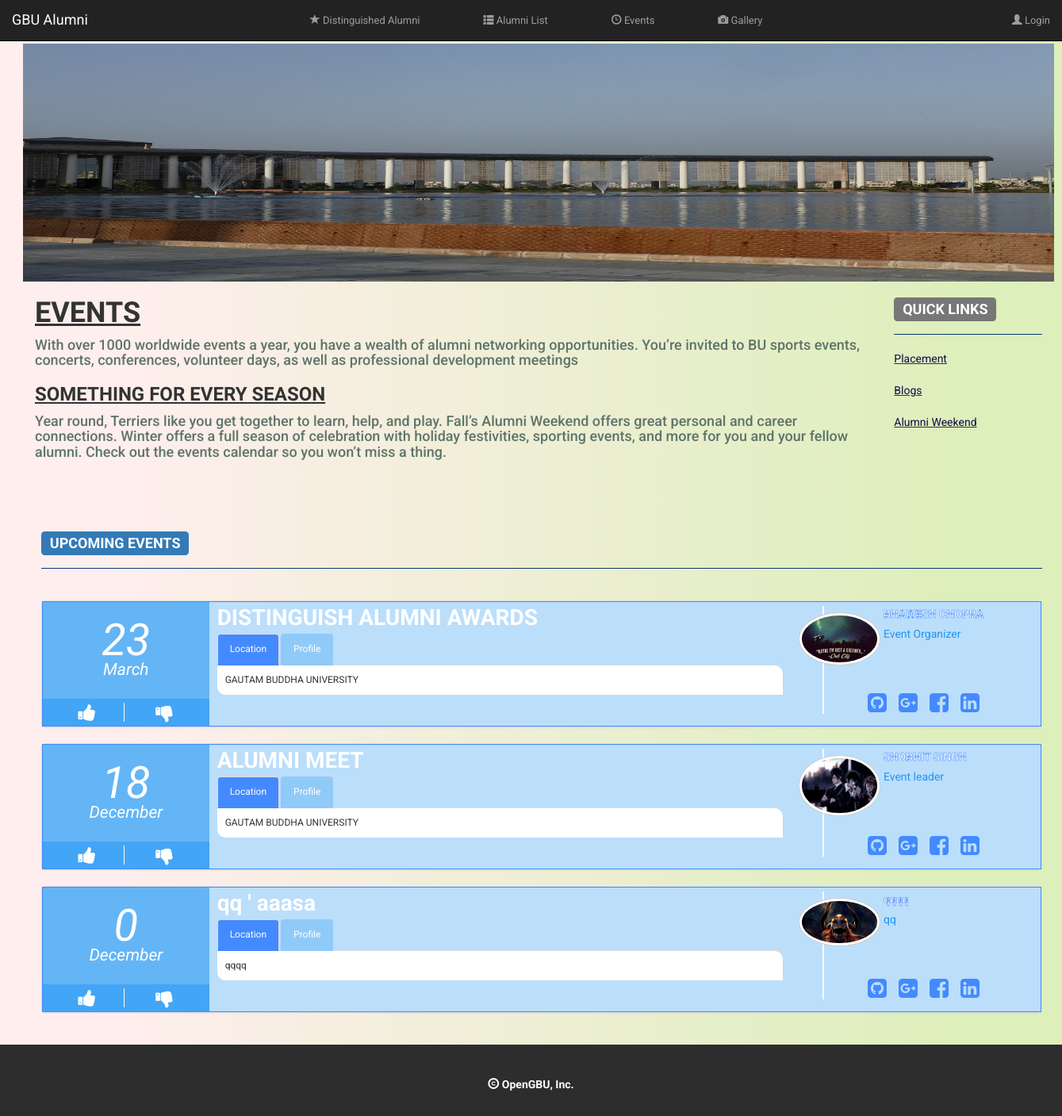
The app's page /index.php/alumni/events, older data.
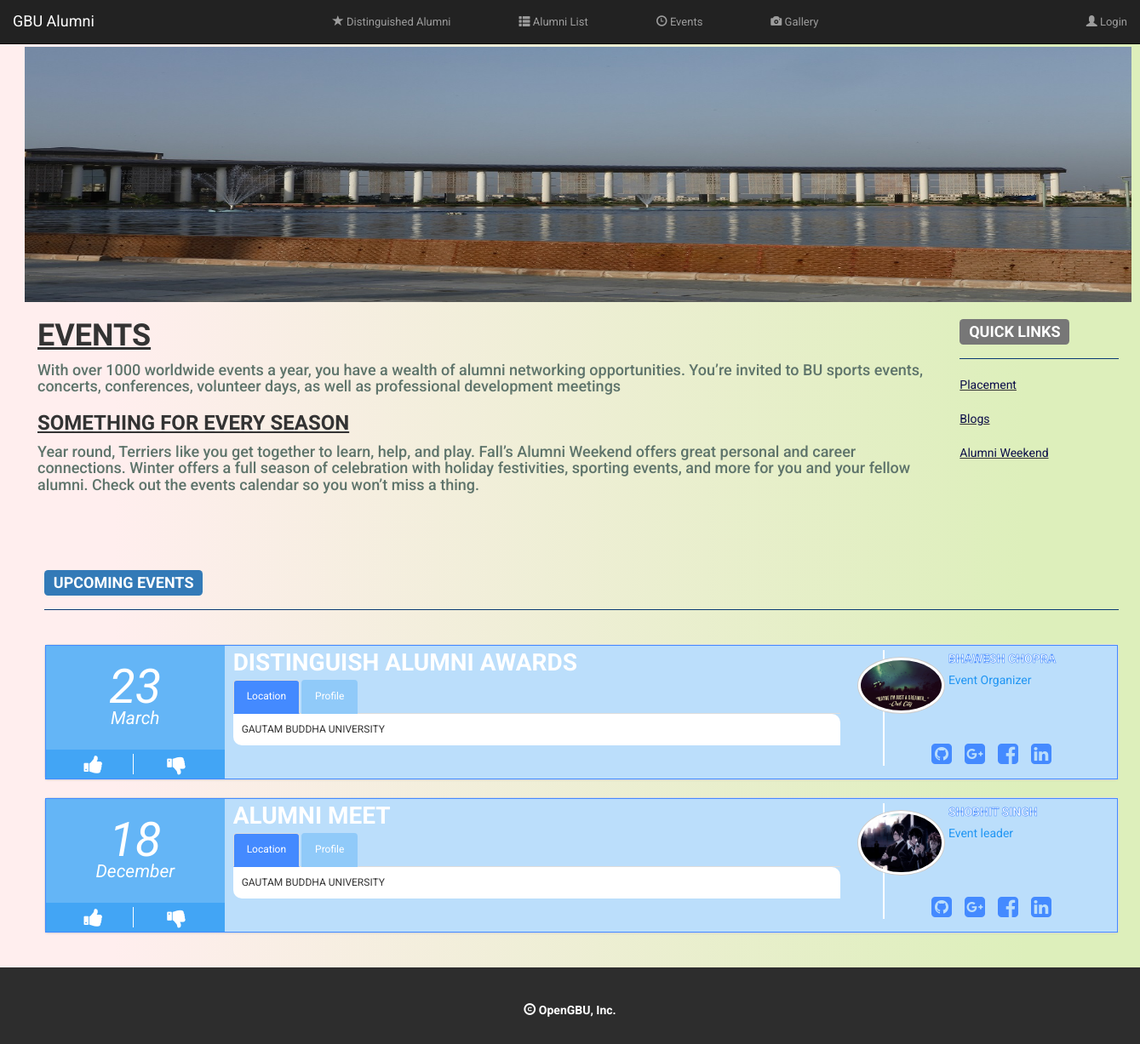
The same page, newer data.
### tables this page shows
CREATE TABLE IF NOT EXISTS `alumni_events` (
  `event_date` date NOT NULL,
  `event_name` varchar(100) NOT NULL,
  `event_profile` varchar(500) NOT NULL,
  `event_location` varchar(100) NOT NULL,
  `director_name` varchar(50) NOT NULL,
  `director_info` varchar(200) NOT NULL,
  `event_id` int(11) NOT NULL AUTO_INCREMENT,
  `director_image` varchar(200) NOT NULL,
  PRIMARY KEY (`event_id`)
);

### application/controllers/Alumni.php (called while the page is built, shortened)
<?php
class Alumni extends CI_Controller {
    public function events() {
        $this->load->view('pages/common/link');
        $this->load->view('pages/common/header');
        $this->load->view('pages/alumni/events');
        $this->load->view('pages/common/footer');
    }
}

### index.php (called while the page is built, shortened)
<?php
require_once BASEPATH.'core/CodeIgniter.php';

### application/models/Cdn_model.php (called while the page is built, shortened)
<?php
class Cdn_model extends CI_Model {
    var $res_url;
    function __construct() {
        if (CDN_MODE == 'ONLINE')
            $this->res_url = 'http://cdn.gbuonline.in/';
        else
            $this->res_url = base_url();
    }
    function res_url($url = NULL) {
        return $this->res_url . $url;
    }
}

### application/views/pages/alumni/events.php (the view, shortened to what this page needs)
 <div class="container-fluid" style=" margin-right: 10px; margin-left: 10px;" >
    <div class="row">
		<br>
		<div style="margin-left:4px;" class="row">
		<img  src="<?php echo $this->cdn->res_url('resources/images/image2.jpg')?>" height="300px" width="1300px"/>
		<div class=" col-md-10">
			 <h1 style="font-family:'Oswald', sans-serif ;"> <b><u> EVENTS</u></b> </h1>
				<font color="#5e746b">
				 <p>
				 <h4>With over 1000 worldwide events a year, you have a wealth of alumni networking opportunities.
				 You’re invited to BU sports events, concerts, conferences, volunteer days, as well as professional development meetings</h4>
				 </p></font>
			 <h3 style="font-family:'Oswald', sans-serif ;"> <b><u>SOMETHING FOR EVERY SEASON</u></b> </h3>
			 <font color="#5e746b">
				 <p>
				<h4> Year round, Terriers like you get together to learn, help, and play.
				 Fall’s Alumni Weekend offers great personal and career connections.
				 Winter offers a full season of celebration with holiday festivities, sporting events, and more for you and your fellow alumni.
				 Check out the events calendar so you won’t miss a thing.</h4>
				 </p></font>
		</div>
		<div  class=" col-md-2">
			<h3><span class="label label-default">QUICK LINKS</span></h3><hr />
			<u><a style="color: #0c0d49" href="">Placement</a></u><br><br>
			<u><a style="color: #0c0d49" href="">Blogs</a> </u><br><br>
			<u><a style="color: #0c0d49" href="">Alumni Weekend</a></u>
		</div>
		</div>
		</div>
		<br><br><br>
		<div  style="margin-left:12px;"   class="row">
		<h3><span class="label label-primary">UPCOMING EVENTS</span></h3><hr />
		<br>
		<link href="//maxcdn.bootstrapcdn.com/font-awesome/4.2.0/css/font-awesome.min.css" rel="stylesheet">
		<?php
	$q=$this->db->query("select *,extract(day from event_date) as day,extract(month from event_date) as month from alumni_events ORDER BY event_date DESC");
	$res=$q->result();
	foreach($res as $row)
	{
	$monthNum  =  $row->month;
$dateObj   = DateTime::createFromFormat('!m', $monthNum);
$monthName = $dateObj->format('F');
?>
		<div class="panel panel-default event">
  <div class="panel-body">
    <div class="rsvp col-xs-2 col-sm-2">
	<i><?php echo $row->day; ?></i>
	  <i><?php echo $monthName; ?></i>
      <div class="hidden-xs">
        <span class="fa fa-thumbs-up fa-2x"></span>
        <span class="fa fa-thumbs-down fa-2x"></span>
      </div>
    </div>
    <div class="info col-xs-8 col-sm-7">
      <b style="color:white"><?php echo $row->event_name;?></b>
      <div class="hidden-xs">
          <ul class="nav nav-tabs" role="tablist">
            <li role="presentation" class="active"><a href="#location<?php echo $row->event_id;?>" aria-controls="location" role="tab" data-toggle="tab">Location</a></li>
            <li role="presentation"><a href="#profile<?php echo $row->event_id;?>" aria-controls="profile" role="tab" data-toggle="tab">Profile</a></li>
          </ul>
          <div class="tab-content">
            <div role="tabpanel" class="tab-pane active" id="location<?php echo $row->event_id;?>"><?php echo $row->event_location;?></div>
          </div>
        </div>
    </div>
    <div class="author col-xs-2 col-sm-3">
        <div class="profile-image">
            <img src="<?=base_url($row->director_image);?>"/>
        </div>
        <div class="profile hidden-xs">
            <strong style="padding-left:20px"><?= $row->director_name;?></strong>
            <article style="padding-left:20px"><?php echo $row->director_info;?></article>
            <div class="links hidden-sm">
              <i class="fa fa-github-square fa-2x col-xs-3"></i>
              <i class="fa fa-google-plus-square fa-2x col-xs-3"></i>
              <i class="fa fa-facebook-square fa-2x col-xs-3"></i>
              <i class="fa fa-linkedin-square  fa-2x col-xs-3"></i>
            </div>
        </div>
    </div>
  </div>
  </div>
  <?php
	}
	?>
  <br>
</div>
</div>
</div>

Row changes from the older to the newer data that the page shows:
removed alumni_events: day "0", monthName "December", event_name "qq ' aaasa", event_location "qqqq", director_image (picture), director_name "qqqq", director_info "qq"
